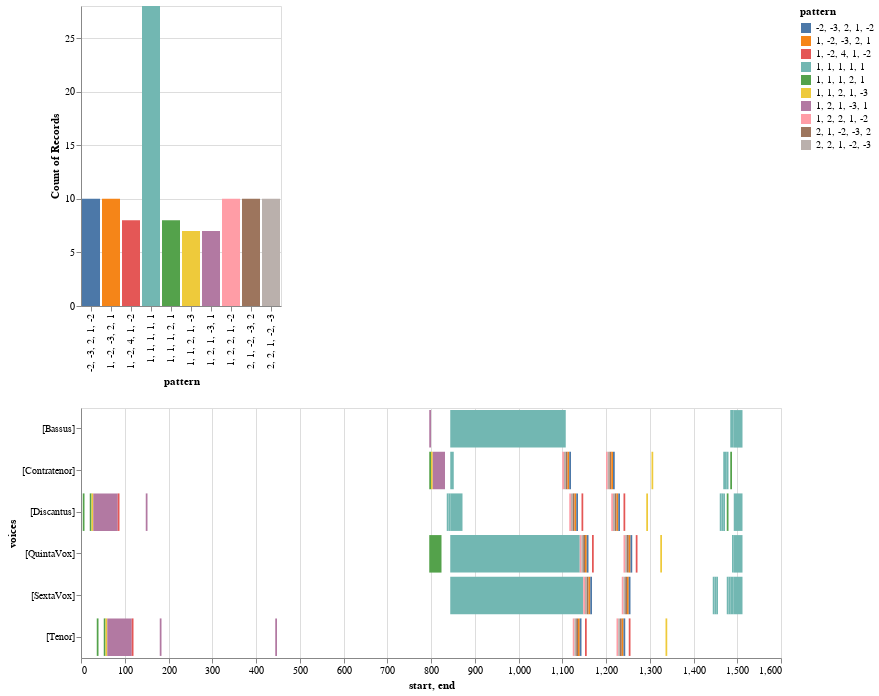

The code cell stored with this chart in its notebook:
### Markdown cell above
We would pass the list of patterns into the `patterns` parametter.

### Code cell
chart, mel_ngrams_matches_df = viz.plot_ngrams_heatmap(model, mel_ngrams, patterns=mel_ngrams_top_patterns_list)
chart

### Figure 1 — Vega-Lite specification as saved in the notebook (floating-point values rounded to 4 significant figures)
{"config": {"view": {"continuousWidth": 400, "continuousHeight": 300}}, "vconcat": [{"mark": "bar", "encoding": {"color": {"type": "nominal", "field": "pattern"}, "opacity": {"condition": {"value": 1, "selection": "selector002"}, "value": 0.2}, "x": {"type": "nominal", "field": "pattern"}, "y": {"type": "nominal", "aggregate": "count", "field": "pattern"}}, "selection": {"selector002": {"type": "multi", "fields": ["pattern"]}}}, {"mark": "bar", "encoding": {"color": {"type": "nominal", "field": "pattern"}, "x": {"type": "quantitative", "field": "start"}, "x2": {"field": "end"}, "y": {"type": "nominal", "field": "voices"}}, "height": 250, "transform": [{"filter": {"selection": "selector002"}}], "width": 700}], "data": {"name": "data-0d5c90c2d0dff67056baca6767f004d5"}, "$schema": "https://vega.github.io/schema/vega-lite/v4.8.1.json", "datasets": {"data-0d5c90c2d0dff67056baca6767f004d5": [{"start": 4.0, "end": 8.0, "pattern": "1, 1, 1, 2, 1", "voices": "[Discantus]"}, {"start": 20.0, "end": 24.0, "pattern": "1, 1, 1, 2, 1", "voices": "[Discantus]"}, {"start": 24.0, "end": 28.0, "pattern": "1, 1, 2, 1, -3", "voices": "[Discantus]"}, {"start": 28.0, "end": 84.0, "pattern": "1, 2, 1, -3, 1", "voices": "[Discantus]"}, {"start": 84.0, "end": 88.0, "pattern": "1, -2, 4, 1, -2", "voices": "[Discantus]"}, {"start": 148.0, "end": 152.0, "pattern": "1, 2, 1, -3, 1", "voices": "[Discantus]"}, {"start": 836.0, "end": 840.0, "pattern": "1, 1, 1, 1, 1", "voices": "[Discantus]"}, {"start": 840.0, "end": 844.0, "pattern": "1, 1, 1, 1, 1", "voices": "[Discantus]"}, {"start": 844.0, "end": 872.0, "pattern": "1, 1, 1, 1, 1", "voices": "[Discantus]"}, {"start": 1116.0, "end": 1120.0, "pattern": "1, 2, 2, 1, -2", "voices": "[Discantus]"}, {"start": 1120.0, "end": 1124.0, "pattern": "2, 2, 1, -2, -3", "voices": "[Discantus]"}, {"start": 1124.0, "end": 1128.0, "pattern": "2, 1, -2, -3, 2", "voices": "[Discantus]"}, {"start": 1128.0, "end": 1132.0, "pattern": "1, -2, -3, 2, 1", "voices": "[Discantus]"}, {"start": 1132.0, "end": 1136.0, "pattern": "-2, -3, 2, 1, -2", "voices": "[Discantus]"}, {"start": 1144.0, "end": 1148.0, "pattern": "1, -2, 4, 1, -2", "voices": "[Discantus]"}, {"start": 1212.0, "end": 1216.0, "pattern": "1, 2, 2, 1, -2", "voices": "[Discantus]"}, {"start": 1216.0, "end": 1220.0, "pattern": "2, 2, 1, -2, -3", "voices": "[Discantus]"}, {"start": 1220.0, "end": 1224.0, "pattern": "2, 1, -2, -3, 2", "voices": "[Discantus]"}, {"start": 1224.0, "end": 1228.0, "pattern": "1, -2, -3, 2, 1", "voices": "[Discantus]"}, {"start": 1228.0, "end": 1232.0, "pattern": "-2, -3, 2, 1, -2", "voices": "[Discantus]"}, {"start": 1240.0, "end": 1244.0, "pattern": "1, -2, 4, 1, -2", "voices": "[Discantus]"}, {"start": 1292.0, "end": 1296.0, "pattern": "1, 1, 2, 1, -3", "voices": "[Discantus]"}, {"start": 1460.0, "end": 1464.0, "pattern": "1, 1, 1, 1, 1", "voices": "[Discantus]"}, {"start": 1464.0, "end": 1468.0, "pattern": "1, 1, 1, 1, 1", "voices": "[Discantus]"}, {"start": 1468.0, "end": 1472.0, "pattern": "1, 1, 1, 1, 1", "voices": "[Discantus]"}, {"start": 1476.0, "end": 1480.0, "pattern": "1, 1, 1, 2, 1", "voices": "[Discantus]"}, {"start": 1492.0, "end": 1512.0, "pattern": "1, 1, 1, 1, 1", "voices": "[Discantus]"}, {"start": 796.0, "end": 800.0, "pattern": "1, 1, 1, 2, 1", "voices": "[Contratenor]"}, {"start": 800.0, "end": 804.0, "pattern": "1, 1, 2, 1, -3", "voices": "[Contratenor]"}, {"start": 804.0, "end": 832.0, "pattern": "1, 2, 1, -3, 1", "voices": "[Contratenor]"}, {"start": 844.0, "end": 848.0, "pattern": "1, 1, 1, 1, 1", "voices": "[Contratenor]"}, {"start": 848.0, "end": 852.0, "pattern": "1, 1, 1, 1, 1", "voices": "[Contratenor]"}, {"start": 1100.0, "end": 1104.0, "pattern": "1, 2, 2, 1, -2", "voices": "[Contratenor]"}, {"start": 1104.0, "end": 1108.0, "pattern": "2, 2, 1, -2, -3", "voices": "[Contratenor]"}, {"start": 1108.0, "end": 1112.0, "pattern": "2, 1, -2, -3, 2", "voices": "[Contratenor]"}, {"start": 1112.0, "end": 1116.0, "pattern": "1, -2, -3, 2, 1", "voices": "[Contratenor]"}, {"start": 1116.0, "end": 1120.0, "pattern": "-2, -3, 2, 1, -2", "voices": "[Contratenor]"}, {"start": 1200.0, "end": 1204.0, "pattern": "1, 2, 2, 1, -2", "voices": "[Contratenor]"}, {"start": 1204.0, "end": 1208.0, "pattern": "2, 2, 1, -2, -3", "voices": "[Contratenor]"}, {"start": 1208.0, "end": 1212.0, "pattern": "2, 1, -2, -3, 2", "voices": "[Contratenor]"}, {"start": 1212.0, "end": 1216.0, "pattern": "1, -2, -3, 2, 1", "voices": "[Contratenor]"}, {"start": 1216.0, "end": 1220.0, "pattern": "-2, -3, 2, 1, -2", "voices": "[Contratenor]"}, {"start": 1304.0, "end": 1308.0, "pattern": "1, 1, 2, 1, -3", "voices": "[Contratenor]"}, {"start": 1468.0, "end": 1472.0, "pattern": "1, 1, 1, 1, 1", "voices": "[Contratenor]"}, {"start": 1472.0, "end": 1476.0, "pattern": "1, 1, 1, 1, 1", "voices": "[Contratenor]"}, {"start": 1476.0, "end": 1480.0, "pattern": "1, 1, 1, 1, 1", "voices": "[Contratenor]"}, {"start": 1484.0, "end": 1488.0, "pattern": "1, 1, 1, 2, 1", "voices": "[Contratenor]"}, {"start": 36.0, "end": 40.0, "pattern": "1, 1, 1, 2, 1", "voices": "[Tenor]"}, {"start": 52.0, "end": 56.0, "pattern": "1, 1, 1, 2, 1", "voices": "[Tenor]"}, {"start": 56.0, "end": 60.0, "pattern": "1, 1, 2, 1, -3", "voices": "[Tenor]"}, {"start": 60.0, "end": 116.0, "pattern": "1, 2, 1, -3, 1", "voices": "[Tenor]"}, {"start": 116.0, "end": 120.0, "pattern": "1, -2, 4, 1, -2", "voices": "[Tenor]"}, {"start": 180.0, "end": 184.0, "pattern": "1, 2, 1, -3, 1", "voices": "[Tenor]"}, {"start": 444.0, "end": 448.0, "pattern": "1, 2, 1, -3, 1", "voices": "[Tenor]"}, {"start": 1124.0, "end": 1128.0, "pattern": "1, 2, 2, 1, -2", "voices": "[Tenor]"}, {"start": 1128.0, "end": 1132.0, "pattern": "2, 2, 1, -2, -3", "voices": "[Tenor]"}, {"start": 1132.0, "end": 1136.0, "pattern": "2, 1, -2, -3, 2", "voices": "[Tenor]"}, {"start": 1136.0, "end": 1140.0, "pattern": "1, -2, -3, 2, 1", "voices": "[Tenor]"}, {"start": 1140.0, "end": 1144.0, "pattern": "-2, -3, 2, 1, -2", "voices": "[Tenor]"}, {"start": 1152.0, "end": 1156.0, "pattern": "1, -2, 4, 1, -2", "voices": "[Tenor]"}, {"start": 1224.0, "end": 1228.0, "pattern": "1, 2, 2, 1, -2", "voices": "[Tenor]"}, {"start": 1228.0, "end": 1232.0, "pattern": "2, 2, 1, -2, -3", "voices": "[Tenor]"}, {"start": 1232.0, "end": 1236.0, "pattern": "2, 1, -2, -3, 2", "voices": "[Tenor]"}, {"start": 1236.0, "end": 1240.0, "pattern": "1, -2, -3, 2, 1", "voices": "[Tenor]"}, {"start": 1240.0, "end": 1244.0, "pattern": "-2, -3, 2, 1, -2", "voices": "[Tenor]"}, {"start": 1252.0, "end": 1256.0, "pattern": "1, -2, 4, 1, -2", "voices": "[Tenor]"}, {"start": 1336.0, "end": 1340.0, "pattern": "1, 1, 2, 1, -3", "voices": "[Tenor]"}, {"start": 796.0, "end": 824.0, "pattern": "1, 1, 1, 2, 1", "voices": "[QuintaVox]"}, {"start": 844.0, "end": 1140.0, "pattern": "1, 1, 1, 1, 1", "voices": "[QuintaVox]"}, {"start": 1140.0, "end": 1144.0, "pattern": "1, 2, 2, 1, -2", "voices": "[QuintaVox]"}, {"start": 1144.0, "end": 1148.0, "pattern": "2, 2, 1, -2, -3", "voices": "[QuintaVox]"}, {"start": 1148.0, "end": 1152.0, "pattern": "2, 1, -2, -3, 2", "voices": "[QuintaVox]"}, {"start": 1152.0, "end": 1156.0, "pattern": "1, -2, -3, 2, 1", "voices": "[QuintaVox]"}, {"start": 1156.0, "end": 1160.0, "pattern": "-2, -3, 2, 1, -2", "voices": "[QuintaVox]"}, {"start": 1168.0, "end": 1172.0, "pattern": "1, -2, 4, 1, -2", "voices": "[QuintaVox]"}, {"start": 1240.0, "end": 1244.0, "pattern": "1, 2, 2, 1, -2", "voices": "[QuintaVox]"}, {"start": 1244.0, "end": 1248.0, "pattern": "2, 2, 1, -2, -3", "voices": "[QuintaVox]"}, {"start": 1248.0, "end": 1252.0, "pattern": "2, 1, -2, -3, 2", "voices": "[QuintaVox]"}, {"start": 1252.0, "end": 1256.0, "pattern": "1, -2, -3, 2, 1", "voices": "[QuintaVox]"}, {"start": 1256.0, "end": 1260.0, "pattern": "-2, -3, 2, 1, -2", "voices": "[QuintaVox]"}, {"start": 1268.0, "end": 1272.0, "pattern": "1, -2, 4, 1, -2", "voices": "[QuintaVox]"}, {"start": 1324.0, "end": 1328.0, "pattern": "1, 1, 2, 1, -3", "voices": "[QuintaVox]"}, {"start": 1488.0, "end": 1492.0, "pattern": "1, 1, 1, 1, 1", "voices": "[QuintaVox]"}, {"start": 1492.0, "end": 1512.0, "pattern": "1, 1, 1, 1, 1", "voices": "[QuintaVox]"}, {"start": 844.0, "end": 1148.0, "pattern": "1, 1, 1, 1, 1", "voices": "[SextaVox]"}, {"start": 1148.0, "end": 1152.0, "pattern": "1, 2, 2, 1, -2", "voices": "[SextaVox]"}, {"start": 1152.0, "end": 1156.0, "pattern": "2, 2, 1, -2, -3", "voices": "[SextaVox]"}, {"start": 1156.0, "end": 1160.0, "pattern": "2, 1, -2, -3, 2", "voices": "[SextaVox]"}, {"start": 1160.0, "end": 1164.0, "pattern": "1, -2, -3, 2, 1", "voices": "[SextaVox]"}, {"start": 1164.0, "end": 1168.0, "pattern": "-2, -3, 2, 1, -2", "voices": "[SextaVox]"}, {"start": 1236.0, "end": 1240.0, "pattern": "1, 2, 2, 1, -2", "voices": "[SextaVox]"}, {"start": 1240.0, "end": 1244.0, "pattern": "2, 2, 1, -2, -3", "voices": "[SextaVox]"}, {"start": 1244.0, "end": 1248.0, "pattern": "2, 1, -2, -3, 2", "voices": "[SextaVox]"}, {"start": 1248.0, "end": 1252.0, "pattern": "1, -2, -3, 2, 1", "voices": "[SextaVox]"}, {"start": 1252.0, "end": 1256.0, "pattern": "-2, -3, 2, 1, -2", "voices": "[SextaVox]"}, {"start": 1444.0, "end": 1448.0, "pattern": "1, 1, 1, 1, 1", "voices": "[SextaVox]"}, {"start": 1448.0, "end": 1452.0, "pattern": "1, 1, 1, 1, 1", "voices": "[SextaVox]"}, {"start": 1452.0, "end": 1456.0, "pattern": "1, 1, 1, 1, 1", "voices": "[SextaVox]"}, {"start": 1476.0, "end": 1480.0, "pattern": "1, 1, 1, 1, 1", "voices": "[SextaVox]"}, {"start": 1480.0, "end": 1484.0, "pattern": "1, 1, 1, 1, 1", "voices": "[SextaVox]"}, {"start": 1484.0, "end": 1488.0, "pattern": "1, 1, 1, 1, 1", "voices": "[SextaVox]"}, {"start": 1488.0, "end": 1492.0, "pattern": "1, 1, 1, 1, 1", "voices": "[SextaVox]"}, {"start": 1492.0, "end": 1512.0, "pattern": "1, 1, 1, 1, 1", "voices": "[SextaVox]"}, {"start": 796.0, "end": 800.0, "pattern": "1, 2, 1, -3, 1", "voices": "[Bassus]"}, {"start": 844.0, "end": 1108.0, "pattern": "1, 1, 1, 1, 1", "voices": "[Bassus]"}, {"start": 1484.0, "end": 1488.0, "pattern": "1, 1, 1, 1, 1", "voices": "[Bassus]"}, {"start": 1488.0, "end": 1492.0, "pattern": "1, 1, 1, 1, 1", "voices": "[Bassus]"}, {"start": 1492.0, "end": 1512.0, "pattern": "1, 1, 1, 1, 1", "voices": "[Bassus]"}]}}
